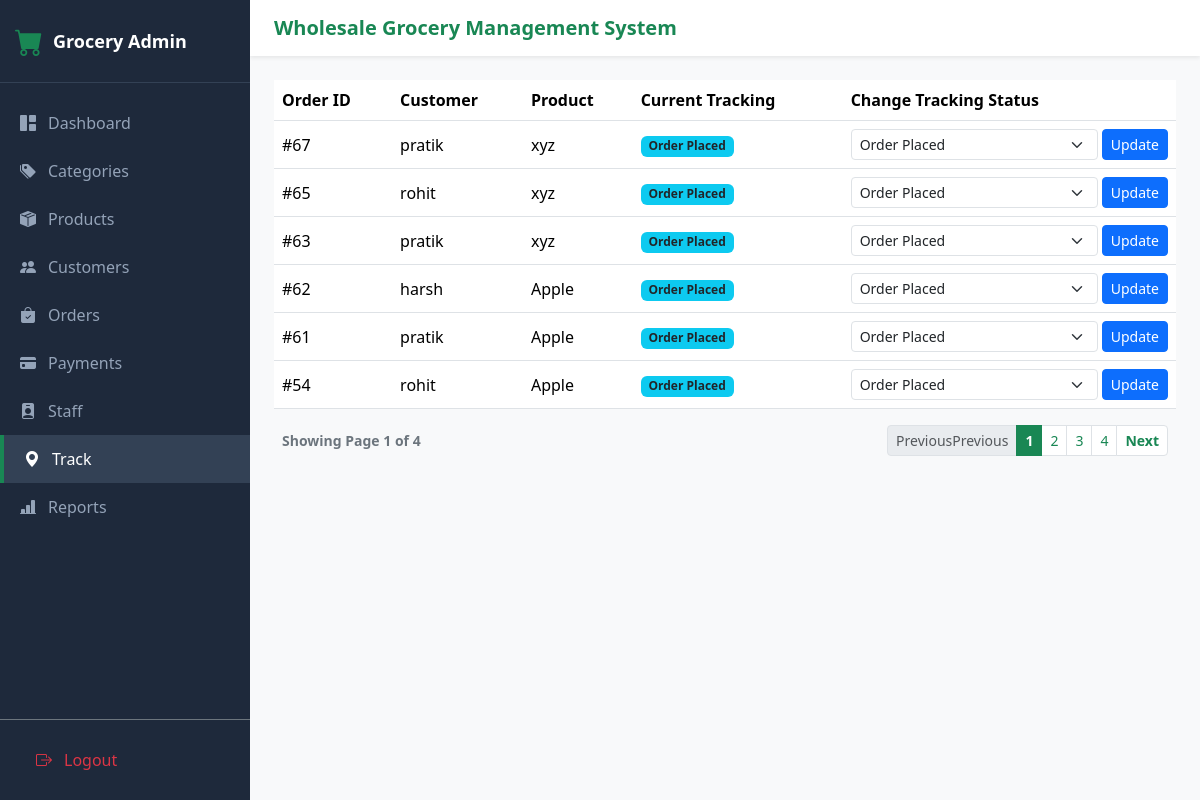
Page /admin-tracker/ (signed in) on the committed database.
### GroceryApp/models.py (models this page shows, shortened)
class Order(models.Model):
    customer = models.ForeignKey(Customer,on_delete=models.CASCADE, null=True,blank=True)
    customername =  models.CharField(max_length=150)
    customerphone = models.CharField(max_length=15)
    customeraddress = models.TextField()
    product = models.ForeignKey(Product, on_delete=models.CASCADE)
    quantity = models.PositiveIntegerField(default=1)
    totalamount = models.DecimalField(max_digits=10,decimal_places=2)
    payment_method = models.CharField(max_length=50)
    payment_status = models.CharField(
        max_length=20,
        default="Pending"
    )
    order_status = models.CharField(
        max_length=20,
        default="Pending"
    )
    TRACKING_CHOICES =[
        ('Order Placed','Order Placed'),
        ('Shipped','Shipped'),
        ('Out For Delivery','Out For Delivery'),
        ('Delivered','Delivered'),
        ('Cancelled','Cancelled'),
    ]
    tracking_status = models.CharField(max_length=60,choices=TRACKING_CHOICES,default='Order Placed')
    created_at = models.DateTimeField(auto_now_add=True)
    updated_at = models.DateTimeField(auto_now=True)
    shipped_at = models.DateTimeField(null=True, blank=True)
    out_for_delivery_at = models.DateTimeField(null=True,blank=True)
    deliverd_at = models.DateTimeField(null=True,blank=True)

class Product(models.Model):
    productname = models.CharField(max_length=200)
    category = models.ForeignKey(Category, on_delete=models.CASCADE, related_name='products')
    description = models.TextField(blank=True, null=True)
    price = models.DecimalField(max_digits=10, decimal_places=2)
    stock = models.PositiveBigIntegerField(default=0)
    main_image = models.ImageField(upload_to='products/', null=True, blank=True)
    status = models.BooleanField(default=True)
    def __str__(self):
        return self.productname

### GroceryApp/views.py (the view)
# urls.py: path("admin-tracker/",views.admin_tracker,name="admin_tracker"),
def admin_tracker(request):
    if not request.session.get('is_admin'):
        return redirect('/admin-login/')
    orders_list = Order.objects.all().order_by('-id')
    paginator = Paginator(orders_list, 6)
    page_number = request.GET.get('page')
    orders = paginator.get_page(page_number)
    return render(request,'admin/admin_tracker.html',{'orders':orders})

### templates/admin/admin_tracker.html (shortened to what this page needs)
{% extends 'admin/admin_base.html' %}
{% block content %}
    <table class="table table-boredered align-middle">
        <thead>
            <tr><th>Order ID</th>
                <th>Customer</th>
                <th>Product</th>
                <th>Current Tracking</th>
                <th>Change Tracking Status</th>
            </tr>
        </thead>
        <tbody>
            {% for order in orders %}
            <tr>
                <td>#{{ order.id }}</td>
                <td>{{ order.customername }}</td>
                <td>{{ order.product }}</td>
                <td>
                    <span class="badge bg-info text-dark ">{{ order.tracking_status }}</span>
                </td>
                <td>
                    <form method="POST" action="{% url 'update_tracker' order.id %}" class="d-flex gap-1">
                        <select name="tracking_status" class="form-select form-select-sm">
                            <option value="Order Placed" {% if order.tracking_status == 'Order Placed' %}selected{% endif %}>Order Placed</option>
                        </select>
                        <button type="submit" class="btn btn-sm btn-primary">Update</button>
                    </form>
                </td>
            </tr>
            {% endfor %}
        </tbody>
    </table>
    {% if orders.has_other_pages %}
    <div class="d-flex justify-content-between align-items-center mt-3 px-2">
         <span class="text-secondary small fw-semibold">
            Showing Page {{ orders.number }} of {{ orders.paginator.num_pages }}
         </span>
         <nav aria-label="Page navigation">
            <ul class="pagination pagination-sm mb-0">
                {% if orders.has_previous %}
                    <li class="page-item"><a class="page-link text-success fw-bold" href="?page={{ orders.previous_page_number }}">Previous</a></li>
                {% else %}
                    <li class="page-item disabled"><span class="page-link text-muted">PreviousPrevious</span></li>
                {% endif %}
                {% for i in orders.paginator.page_range %}
                    {% if orders.number == i %}
                        <li class="page-item active">
                            <span class="page-link bg-success border-success text-white fw-bold">{{ i }}</span>
                        </li>
                    {% else %}
                        <li class="page-item">
                            <a class="page-link text-success" href="?page={{ i }}">{{ i }}</a>
                        </li>
                    {% endif %}
                {% endfor %}
                {% if orders.has_next %}
                    <li class="page-item">
                        <a class="page-link text-success fw-bold" href="?page={{ orders.next_page_number }}">Next</a>
                    </li>
                {% else %}
                    <li class="page-item disabled">
                        <span class="page-link text-muted">Next</span>
                    </li>
                {% endif %}
            </ul>
         </nav>
    </div>
    {% endif %}
{% endblock %}

### templates/admin/admin_base.html (style rules this page uses)
body { background-color: #f8f9fa; font-family: 'Segoe UI', Tahoma, Geneva, Verdana, sans-serif; }

### rows in the picture
Order: id "67", customername "pratik", product "xyz", tracking_status "Order Placed"
Order: id "65", customername "rohit", product "xyz", tracking_status "Order Placed"
Order: id "63", customername "pratik", product "xyz", tracking_status "Order Placed"
Order: id "62", customername "harsh", product "Apple", tracking_status "Order Placed"
Order: id "61", customername "pratik", product "Apple", tracking_status "Order Placed"
Order: id "54", customername "rohit", product "Apple", tracking_status "Order Placed"

### other values in the picture
{{ orders.number }} "1"
{{ orders.paginator.num_pages }} "4"
{{ i }} "1"
{{ i }} "2" "3" "4"
